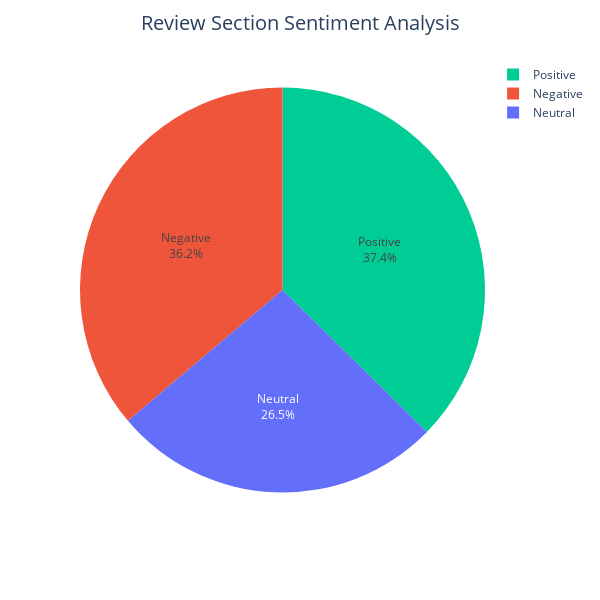

Write notebook code for a chart like this one.
### Code cell
df_sentiment = df_Com.groupby('sentiment_label').agg(
    count=('sentiment_score', 'count'),
    avg_value=('sentiment_score', 'mean')
)

df_sentiment.rename(columns={'count': 'Total Reviews', 'avg_value': 'Avg. Sentiment Score'}, inplace=True)
df_sentiment.index.names = ['Sentiment Label']

# Define colors for each sentiment label
colors = {
    'Positive': '#00CC96',
    'Neutral': '#636EFA',
    'Negative': '#EF553B'
}

# Create a pie chart using Plotly Express
fig = px.pie(
    df_sentiment.reset_index(),
    names='Sentiment Label',
    values='Total Reviews',
    color='Sentiment Label',
    width=600,
    height=600,
    color_discrete_map=colors
)

fig.update_traces(
    hoverinfo='label+value',
    textinfo='label+percent'
)
fig.update_layout(
    title_text='Review Section Sentiment Analysis',
    title_x=0.5,
    title_font_size=20)

### Figure 1 — Plotly figure (JSON) as saved in the notebook; plotly's stock layout.template omitted (floating-point values rounded to 4 significant figures)
{"data": [{"customdata": [["Negative"], ["Neutral"], ["Positive"]], "domain": {"x": [0, 1], "y": [0, 1]}, "hoverinfo": "label+value", "hovertemplate": "Sentiment Label=%{customdata[0]}<br>Total Reviews=%{value}<extra></extra>", "labels": ["Negative", "Neutral", "Positive"], "legendgroup": "", "marker": {"colors": ["#EF553B", "#636EFA", "#00CC96"]}, "name": "", "showlegend": true, "textinfo": "label+percent", "type": "pie", "values": [77375, 56593, 79901]}], "layout": {"height": 600, "legend": {"tracegroupgap": 0}, "margin": {"t": 60}, "title": {"font": {"size": 20}, "text": "Review Section Sentiment Analysis", "x": 0.5}, "width": 600}}
